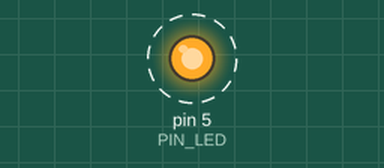
The sketch below on a simulated Arduino Uno, built with avr-gcc and run on an emulated ATmega328P. On the bench: output pins drawn as LEDs (lit = HIGH). Dashed ring = blinking.

Above: at 0.2 s.
Timing chart, 0 to 3.0 s (numbered marks = the images above):
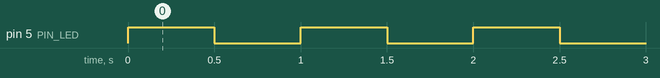

The sketch:

clignotement_led.ino
```cpp
#define PIN_LED 5

void setup()
{
	pinMode(PIN_LED,OUTPUT);
}

void loop()
{
	digitalWrite(PIN_LED,HIGH);
	delay(500);
	digitalWrite(PIN_LED,LOW);
	delay(500);
}
```

Measured:
- by itself, pin 5 (PIN_LED): alternates HIGH for 0.50 s and LOW for 0.50 s
